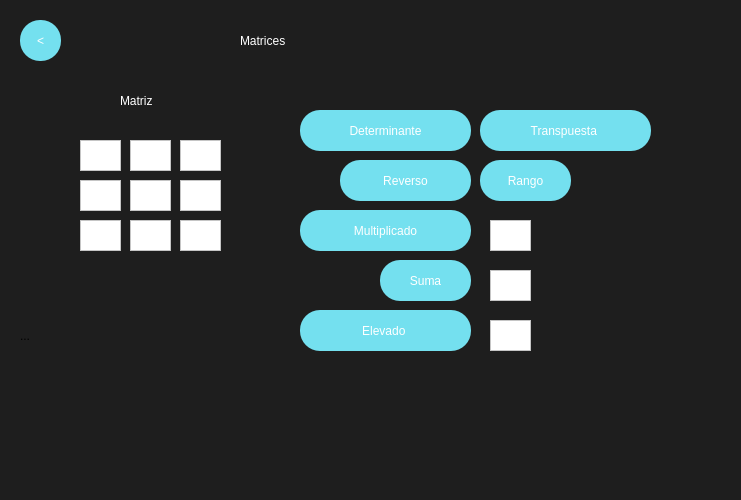
<?xml version="1.0" encoding="UTF-8"?>
<ui version="4.0">
 <class>MainWindow</class>
 <widget class="QMainWindow" name="MainWindow">
  <property name="geometry">
   <rect>
    <x>0</x>
    <y>0</y>
    <width>741</width>
    <height>500</height>
   </rect>
  </property>
  <property name="minimumSize">
   <size>
    <width>700</width>
    <height>500</height>
   </size>
  </property>
  <property name="maximumSize">
   <size>
    <width>1100</width>
    <height>500</height>
   </size>
  </property>
  <property name="windowTitle">
   <string>MainWindow</string>
  </property>
  <property name="styleSheet">
   <string notr="true">QWidget{
background-color:#1E1E1E;
}

QPushButton{
background-color:#74E0Ef;
color:white;
font: 30pt &quot;Impact&quot;;
border-radius:25px;
}

QPushButton:hover{
background-color:#7A63FF;
color:#74E0Ef;
font: 30pt &quot;Impact&quot;;
border-radius:30px;
}

</string>
  </property>
  <widget class="QWidget" name="centralwidget">
   <widget class="QLabel" name="label">
    <property name="geometry">
     <rect>
      <x>240</x>
      <y>10</y>
      <width>241</width>
      <height>61</height>
     </rect>
    </property>
    <property name="styleSheet">
     <string notr="true">color:white;
font: 50pt &quot;Impact&quot;;
</string>
    </property>
    <property name="text">
     <string>Matrices</string>
    </property>
   </widget>
   <widget class="QPushButton" name="MatBackButton">
    <property name="geometry">
     <rect>
      <x>20</x>
      <y>20</y>
      <width>41</width>
      <height>41</height>
     </rect>
    </property>
    <property name="styleSheet">
     <string notr="true">font: 20pt &quot;impact&quot;;
border-radius:20px;</string>
    </property>
    <property name="text">
     <string>&lt;</string>
    </property>
   </widget>
   <widget class="QPushButton" name="RecCalculateButton">
    <property name="geometry">
     <rect>
      <x>480</x>
      <y>110</y>
      <width>171</width>
      <height>41</height>
     </rect>
    </property>
    <property name="styleSheet">
     <string notr="true">font: 20pt &quot;impact&quot;;
border-radius:20px;</string>
    </property>
    <property name="text">
     <string>Transpuesta </string>
    </property>
   </widget>
   <widget class="QTextEdit" name="num1Entry">
    <property name="geometry">
     <rect>
      <x>80</x>
      <y>140</y>
      <width>41</width>
      <height>31</height>
     </rect>
    </property>
    <property name="styleSheet">
     <string notr="true">background-color: rgb(255, 255, 255);</string>
    </property>
   </widget>
   <widget class="QPushButton" name="DetCalculButton">
    <property name="geometry">
     <rect>
      <x>300</x>
      <y>110</y>
      <width>171</width>
      <height>41</height>
     </rect>
    </property>
    <property name="styleSheet">
     <string notr="true">font: 20pt &quot;impact&quot;;
border-radius:20px;</string>
    </property>
    <property name="text">
     <string>Determinante</string>
    </property>
   </widget>
   <widget class="QTextEdit" name="num2Entry">
    <property name="geometry">
     <rect>
      <x>130</x>
      <y>140</y>
      <width>41</width>
      <height>31</height>
     </rect>
    </property>
    <property name="styleSheet">
     <string notr="true">background-color: rgb(255, 255, 255);</string>
    </property>
   </widget>
   <widget class="QTextEdit" name="num3Entry">
    <property name="geometry">
     <rect>
      <x>180</x>
      <y>140</y>
      <width>41</width>
      <height>31</height>
     </rect>
    </property>
    <property name="styleSheet">
     <string notr="true">background-color: rgb(255, 255, 255);</string>
    </property>
   </widget>
   <widget class="QTextEdit" name="num4Entry">
    <property name="geometry">
     <rect>
      <x>80</x>
      <y>180</y>
      <width>41</width>
      <height>31</height>
     </rect>
    </property>
    <property name="styleSheet">
     <string notr="true">background-color: rgb(255, 255, 255);</string>
    </property>
   </widget>
   <widget class="QTextEdit" name="num6Entry">
    <property name="geometry">
     <rect>
      <x>180</x>
      <y>180</y>
      <width>41</width>
      <height>31</height>
     </rect>
    </property>
    <property name="styleSheet">
     <string notr="true">background-color: rgb(255, 255, 255);</string>
    </property>
   </widget>
   <widget class="QTextEdit" name="num5Entry">
    <property name="geometry">
     <rect>
      <x>130</x>
      <y>180</y>
      <width>41</width>
      <height>31</height>
     </rect>
    </property>
    <property name="styleSheet">
     <string notr="true">background-color: rgb(255, 255, 255);</string>
    </property>
   </widget>
   <widget class="QTextEdit" name="num9Entry">
    <property name="geometry">
     <rect>
      <x>180</x>
      <y>220</y>
      <width>41</width>
      <height>31</height>
     </rect>
    </property>
    <property name="styleSheet">
     <string notr="true">background-color: rgb(255, 255, 255);</string>
    </property>
   </widget>
   <widget class="QTextEdit" name="num7Entry">
    <property name="geometry">
     <rect>
      <x>80</x>
      <y>220</y>
      <width>41</width>
      <height>31</height>
     </rect>
    </property>
    <property name="styleSheet">
     <string notr="true">background-color: rgb(255, 255, 255);</string>
    </property>
   </widget>
   <widget class="QTextEdit" name="num8Entry">
    <property name="geometry">
     <rect>
      <x>130</x>
      <y>220</y>
      <width>41</width>
      <height>31</height>
     </rect>
    </property>
    <property name="styleSheet">
     <string notr="true">background-color: rgb(255, 255, 255);</string>
    </property>
   </widget>
   <widget class="QLabel" name="label_2">
    <property name="geometry">
     <rect>
      <x>120</x>
      <y>80</y>
      <width>71</width>
      <height>41</height>
     </rect>
    </property>
    <property name="styleSheet">
     <string notr="true">color:white;
font: 20pt &quot;Impact&quot;;
</string>
    </property>
    <property name="text">
     <string>Matriz </string>
    </property>
   </widget>
   <widget class="QPushButton" name="RecCalculateButton_2">
    <property name="geometry">
     <rect>
      <x>340</x>
      <y>160</y>
      <width>131</width>
      <height>41</height>
     </rect>
    </property>
    <property name="styleSheet">
     <string notr="true">font: 20pt &quot;impact&quot;;
border-radius:20px;</string>
    </property>
    <property name="text">
     <string>Reverso</string>
    </property>
   </widget>
   <widget class="QPushButton" name="RecCalculateButton_3">
    <property name="geometry">
     <rect>
      <x>480</x>
      <y>160</y>
      <width>91</width>
      <height>41</height>
     </rect>
    </property>
    <property name="styleSheet">
     <string notr="true">font: 20pt &quot;impact&quot;;
border-radius:20px;</string>
    </property>
    <property name="text">
     <string>Rango</string>
    </property>
   </widget>
   <widget class="QPushButton" name="RecCalculateButton_4">
    <property name="geometry">
     <rect>
      <x>300</x>
      <y>210</y>
      <width>171</width>
      <height>41</height>
     </rect>
    </property>
    <property name="styleSheet">
     <string notr="true">font: 20pt &quot;impact&quot;;
border-radius:20px;</string>
    </property>
    <property name="text">
     <string>Multiplicado</string>
    </property>
   </widget>
   <widget class="QPushButton" name="RecCalculateButton_5">
    <property name="geometry">
     <rect>
      <x>300</x>
      <y>310</y>
      <width>171</width>
      <height>41</height>
     </rect>
    </property>
    <property name="styleSheet">
     <string notr="true">font: 20pt &quot;impact&quot;;
border-radius:20px;</string>
    </property>
    <property name="text">
     <string>Elevado </string>
    </property>
   </widget>
   <widget class="QPushButton" name="RecCalculateButton_6">
    <property name="geometry">
     <rect>
      <x>380</x>
      <y>260</y>
      <width>91</width>
      <height>41</height>
     </rect>
    </property>
    <property name="styleSheet">
     <string notr="true">font: 20pt &quot;impact&quot;;
border-radius:20px;</string>
    </property>
    <property name="text">
     <string>Suma</string>
    </property>
   </widget>
   <widget class="QTextEdit" name="ExtIzqEntry_10">
    <property name="geometry">
     <rect>
      <x>490</x>
      <y>270</y>
      <width>41</width>
      <height>31</height>
     </rect>
    </property>
    <property name="styleSheet">
     <string notr="true">background-color: rgb(255, 255, 255);</string>
    </property>
   </widget>
   <widget class="QTextEdit" name="ExtIzqEntry_11">
    <property name="geometry">
     <rect>
      <x>490</x>
      <y>320</y>
      <width>41</width>
      <height>31</height>
     </rect>
    </property>
    <property name="styleSheet">
     <string notr="true">background-color: rgb(255, 255, 255);</string>
    </property>
   </widget>
   <widget class="QTextEdit" name="ExtIzqEntry_12">
    <property name="geometry">
     <rect>
      <x>490</x>
      <y>220</y>
      <width>41</width>
      <height>31</height>
     </rect>
    </property>
    <property name="styleSheet">
     <string notr="true">background-color: rgb(255, 255, 255);</string>
    </property>
   </widget>
   <widget class="QLabel" name="ResultMatrix">
    <property name="geometry">
     <rect>
      <x>20</x>
      <y>270</y>
      <width>261</width>
      <height>131</height>
     </rect>
    </property>
    <property name="styleSheet">
     <string notr="true">font{
20px;
arial;
}</string>
    </property>
    <property name="text">
     <string>...</string>
    </property>
   </widget>
  </widget>
 </widget>
 <resources/>
 <connections/>
</ui>
